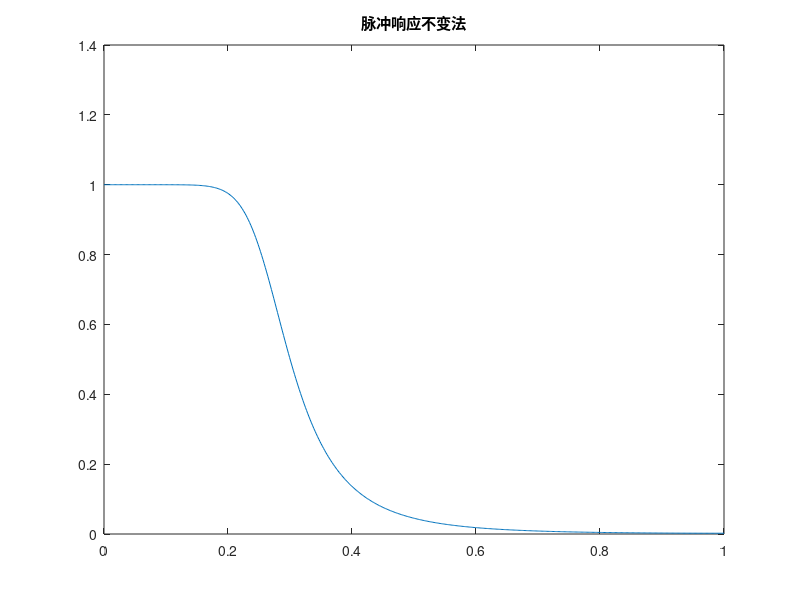

Write MATLAB code to recreate this figure.
clear;
Wp = 0.3 * pi;  % 通带角频率
Ws = 0.4 * pi;  % 阻带角频率
Ap = 6;  % 通带衰减
As = 17;  % 阻带衰减
T = 1;  % 采样周期
Fs = 1 / T;  % 采样频率
wp = Wp * Fs;  % 数字通带角频率
ws = Ws * Fs;  % 数字阻带角频率

% 计算Butterworth滤波器的阶数和截止频率
N = buttord(wp, ws, Ap, As, 's');
wc = wp / ((10^(0.1*Ap) - 1)^(1 / (2 * N)));

% 设计Butterworth滤波器
[num, den] = butter(N, wc, 's');

% 使用脉冲响应不变法进行离散化
[numd, dend] = impinvar(num, den, Fs);

% 绘制频率响应曲线
w = linspace(0, pi, 512);
h = freqz(numd, dend, w);
plot(w/pi, abs(h));
title('脉冲响应不变法');

% 计算设计滤波器的通带衰减和阻带衰减
w1 = [Wp, Ws];
h1 = freqz(numd, dend, w1);
fprintf('Ap= %.4f\n', -20 * log10(abs(h1(1))));
fprintf('As= %.4f\n', -20 * log10(abs(h1(2))));
